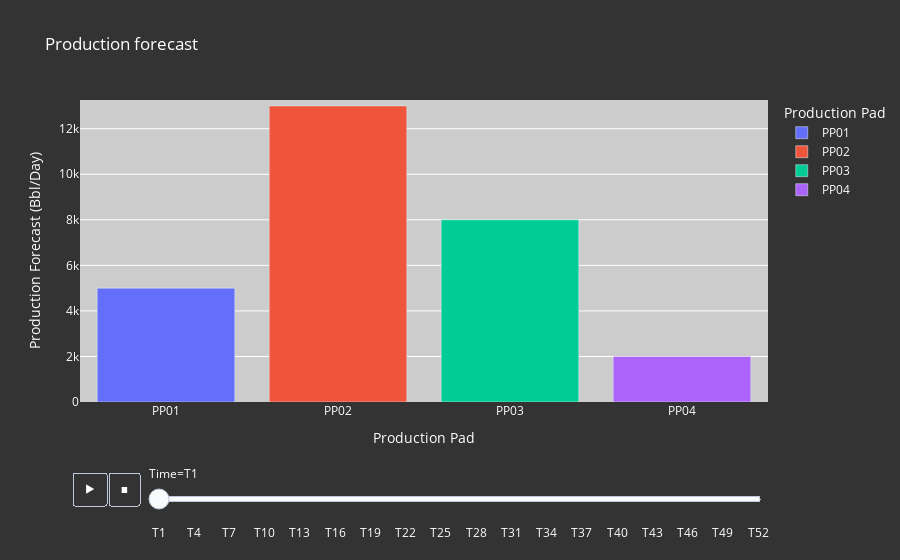

Notebook source saved alongside this figure:
### Markdown cell above
PARETO's `plot_bars` function ([documentation](https://pareto.readthedocs.io/en/latest/utilities/Results.html#plot-bars)) can be used to create bar charts. If the plotted variable is indexed by time, then a dynamic, animated chart is created:

### Code cell
input_data = {"pareto_var": df_parameters["PadRates"],
              "labels": [("Production pad", "Time", "Production forecast (bbl/day)")],
             }
args = {"plot_title": "Production forecast",
        "output_file": "demo_bar.html",
        "print_data": False,
        "jupyter_notebook": True,  # setting this option to True causes the bar chart to appear in the Jupyter notebook
       }
plot_bars(input_data, args)

### Figure 1 — Plotly figure (JSON) as saved in the notebook; plotly's stock layout.template omitted (floating-point values rounded to 4 significant figures)
{"data": [{"alignmentgroup": "True", "hovertemplate": "Production Pad=%{x}<br>Time=T1<br>Production Forecast (Bbl/Day)=%{y}<extra></extra>", "legendgroup": "PP01", "marker": {"color": "#636efa", "pattern": {"shape": ""}}, "name": "PP01", "offsetgroup": "PP01", "orientation": "v", "showlegend": true, "textposition": "auto", "type": "bar", "x": ["PP01"], "xaxis": "x", "y": [5000], "yaxis": "y"}, {"alignmentgroup": "True", "hovertemplate": "Production Pad=%{x}<br>Time=T1<br>Production Forecast (Bbl/Day)=%{y}<extra></extra>", "legendgroup": "PP02", "marker": {"color": "#EF553B", "pattern": {"shape": ""}}, "name": "PP02", "offsetgroup": "PP02", "orientation": "v", "showlegend": true, "textposition": "auto", "type": "bar", "x": ["PP02"], "xaxis": "x", "y": [13000], "yaxis": "y"}, {"alignmentgroup": "True", "hovertemplate": "Production Pad=%{x}<br>Time=T1<br>Production Forecast (Bbl/Day)=%{y}<extra></extra>", "legendgroup": "PP03", "marker": {"color": "#00cc96", "pattern": {"shape": ""}}, "name": "PP03", "offsetgroup": "PP03", "orientation": "v", "showlegend": true, "textposition": "auto", "type": "bar", "x": ["PP03"], "xaxis": "x", "y": [8000], "yaxis": "y"}, {"alignmentgroup": "True", "hovertemplate": "Production Pad=%{x}<br>Time=T1<br>Production Forecast (Bbl/Day)=%{y}<extra></extra>", "legendgroup": "PP04", "marker": {"color": "#ab63fa", "pattern": {"shape": ""}}, "name": "PP04", "offsetgroup": "PP04", "orientation": "v", "showlegend": true, "textposition": "auto", "type": "bar", "x": ["PP04"], "xaxis": "x", "y": [2000], "yaxis": "y"}], "layout": {"barmode": "relative", "font": {"color": "#fff"}, "legend": {"title": {"text": "Production Pad"}, "tracegroupgap": 0}, "paper_bgcolor": "#333", "plot_bgcolor": "#ccc", "sliders": [{"active": 0, "currentvalue": {"prefix": "Time="}, "len": 0.9, "pad": {"b": 10, "t": 60}, "steps": [{"args": [["T1"], {"frame": {"duration": 0, "redraw": true}, "fromcurrent": true, "mode": "immediate", "transition": {"duration": 0, "easing": "linear"}}], "label": "T1", "method": "animate"}, {"args": [["T2"], {"frame": {"duration": 0, "redraw": true}, "fromcurrent": true, "mode": "immediate", "transition": {"duration": 0, "easing": "linear"}}], "label": "T2", "method": "animate"}, {"args": [["T3"], {"frame": {"duration": 0, "redraw": true}, "fromcurrent": true, "mode": "immediate", "transition": {"duration": 0, "easing": "linear"}}], "label": "T3", "method": "animate"}, {"args": [["T4"], {"frame": {"duration": 0, "redraw": true}, "fromcurrent": true, "mode": "immediate", "transition": {"duration": 0, "easing": "linear"}}], "label": "T4", "method": "animate"}, {"args": [["T5"], {"frame": {"duration": 0, "redraw": true}, "fromcurrent": true, "mode": "immediate", "transition": {"duration": 0, "easing": "linear"}}], "label": "T5", "method": "animate"}, {"args": [["T6"], {"frame": {"duration": 0, "redraw": true}, "fromcurrent": true, "mode": "immediate", "transition": {"duration": 0, "easing": "linear"}}], "label": "T6", "method": "animate"}, {"args": [["T7"], {"frame": {"duration": 0, "redraw": true}, "fromcurrent": true, "mode": "immediate", "transition": {"duration": 0, "easing": "linear"}}], "label": "T7", "method": "animate"}, {"args": [["T8"], {"frame": {"duration": 0, "redraw": true}, "fromcurrent": true, "mode": "immediate", "transition": {"duration": 0, "easing": "linear"}}], "label": "T8", "method": "animate"}, {"args": [["T9"], {"frame": {"duration": 0, "redraw": true}, "fromcurrent": true, "mode": "immediate", "transition": {"duration": 0, "easing": "linear"}}], "label": "T9", "method": "animate"}, {"args": [["T10"], {"frame": {"duration": 0, "redraw": true}, "fromcurrent": true, "mode": "immediate", "transition": {"duration": 0, "easing": "linear"}}], "label": "T10", "method": "animate"}, {"args": [["T11"], {"frame": {"duration": 0, "redraw": true}, "fromcurrent": true, "mode": "immediate", "transition": {"duration": 0, "easing": "linear"}}], "label": "T11", "method": "animate"}, {"args": [["T12"], {"frame": {"duration": 0, "redraw": true}, "fromcurrent": true, "mode": "immediate", "transition": {"duration": 0, "easing": "linear"}}], "label": "T12", "method": "animate"}, {"args": [["T13"], {"frame": {"duration": 0, "redraw": true}, "fromcurrent": true, "mode": "immediate", "transition": {"duration": 0, "easing": "linear"}}], "label": "T13", "method": "animate"}, {"args": [["T14"], {"frame": {"duration": 0, "redraw": true}, "fromcurrent": true, "mode": "immediate", "transition": {"duration": 0, "easing": "linear"}}], "label": "T14", "method": "animate"}, {"args": [["T15"], {"frame": {"duration": 0, "redraw": true}, "fromcurrent": true, "mode": "immediate", "transition": {"duration": 0, "easing": "linear"}}], "label": "T15", "method": "animate"}, {"args": [["T16"], {"frame": {"duration": 0, "redraw": true}, "fromcurrent": true, "mode": "immediate", "transition": {"duration": 0, "easing": "linear"}}], "label": "T16", "method": "animate"}, {"args": [["T17"], {"frame": {"duration": 0, "redraw": true}, "fromcurrent": true, "mode": "immediate", "transition": {"duration": 0, "easing": "linear"}}], "label": "T17", "method": "animate"}, {"args": [["T18"], {"frame": {"duration": 0, "redraw": true}, "fromcurrent": true, "mode": "immediate", "transition": {"duration": 0, "easing": "linear"}}], "label": "T18", "method": "animate"}, {"args": [["T19"], {"frame": {"duration": 0, "redraw": true}, "fromcurrent": true, "mode": "immediate", "transition": {"duration": 0, "easing": "linear"}}], "label": "T19", "method": "animate"}, {"args": [["T20"], {"frame": {"duration": 0, "redraw": true}, "fromcurrent": true, "mode": "immediate", "transition": {"duration": 0, "easing": "linear"}}], "label": "T20", "method": "animate"}, {"args": [["T21"], {"frame": {"duration": 0, "redraw": true}, "fromcurrent": true, "mode": "immediate", "transition": {"duration": 0, "easing": "linear"}}], "label": "T21", "method": "animate"}, {"args": [["T22"], {"frame": {"duration": 0, "redraw": true}, "fromcurrent": true, "mode": "immediate", "transition": {"duration": 0, "easing": "linear"}}], "label": "T22", "method": "animate"}, {"args": [["T23"], {"frame": {"duration": 0, "redraw": true}, "fromcurrent": true, "mode": "immediate", "transition": {"duration": 0, "easing": "linear"}}], "label": "T23", "method": "animate"}, {"args": [["T24"], {"frame": {"duration": 0, "redraw": true}, "fromcurrent": true, "mode": "immediate", "transition": {"duration": 0, "easing": "linear"}}], "label": "T24", "method": "animate"}, {"args": [["T25"], {"frame": {"duration": 0, "redraw": true}, "fromcurrent": true, "mode": "immediate", "transition": {"duration": 0, "easing": "linear"}}], "label": "T25", "method": "animate"}, {"args": [["T26"], {"frame": {"duration": 0, "redraw": true}, "fromcurrent": true, "mode": "immediate", "transition": {"duration": 0, "easing": "linear"}}], "label": "T26", "method": "animate"}, {"args": [["T27"], {"frame": {"duration": 0, "redraw": true}, "fromcurrent": true, "mode": "immediate", "transition": {"duration": 0, "easing": "linear"}}], "label": "T27", "method": "animate"}, {"args": [["T28"], {"frame": {"duration": 0, "redraw": true}, "fromcurrent": true, "mode": "immediate", "transition": {"duration": 0, "easing": "linear"}}], "label": "T28", "method": "animate"}, {"args": [["T29"], {"frame": {"duration": 0, "redraw": true}, "fromcurrent": true, "mode": "immediate", "transition": {"duration": 0, "easing": "linear"}}], "label": "T29", "method": "animate"}, {"args": [["T30"], {"frame": {"duration": 0, "redraw": true}, "fromcurrent": true, "mode": "immediate", "transition": {"duration": 0, "easing": "linear"}}], "label": "T30", "method": "animate"}, {"args": [["T31"], {"frame": {"duration": 0, "redraw": true}, "fromcurrent": true, "mode": "immediate", "transition": {"duration": 0, "easing": "linear"}}], "label": "T31", "method": "animate"}, {"args": [["T32"], {"frame": {"duration": 0, "redraw": true}, "fromcurrent": true, "mode": "immediate", "transition": {"duration": 0, "easing": "linear"}}], "label": "T32", "method": "animate"}, {"args": [["T33"], {"frame": {"duration": 0, "redraw": true}, "fromcurrent": true, "mode": "immediate", "transition": {"duration": 0, "easing": "linear"}}], "label": "T33", "method": "animate"}, {"args": [["T34"], {"frame": {"duration": 0, "redraw": true}, "fromcurrent": true, "mode": "immediate", "transition": {"duration": 0, "easing": "linear"}}], "label": "T34", "method": "animate"}, {"args": [["T35"], {"frame": {"duration": 0, "redraw": true}, "fromcurrent": true, "mode": "immediate", "transition": {"duration": 0, "easing": "linear"}}], "label": "T35", "method": "animate"}, {"args": [["T36"], {"frame": {"duration": 0, "redraw": true}, "fromcurrent": true, "mode": "immediate", "transition": {"duration": 0, "easing": "linear"}}], "label": "T36", "method": "animate"}, {"args": [["T37"], {"frame": {"duration": 0, "redraw": true}, "fromcurrent": true, "mode": "immediate", "transition": {"duration": 0, "easing": "linear"}}], "label": "T37", "method": "animate"}, {"args": [["T38"], {"frame": {"duration": 0, "redraw": true}, "fromcurrent": true, "mode": "immediate", "transition": {"duration": 0, "easing": "linear"}}], "label": "T38", "method": "animate"}, {"args": [["T39"], {"frame": {"duration": 0, "redraw": true}, "fromcurrent": true, "mode": "immediate", "transition": {"duration": 0, "easing": "linear"}}], "label": "T39", "method": "animate"}, {"args": [["T40"], {"frame": {"duration": 0, "redraw": true}, "fromcurrent": true, "mode": "immediate", "transition": {"duration": 0, "easing": "linear"}}], "label": "T40", "method": "animate"}, {"args": [["T41"], {"frame": {"duration": 0, "redraw": true}, "fromcurrent": true, "mode": "immediate", "transition": {"duration": 0, "easing": "linear"}}], "label": "T41", "method": "animate"}, {"args": [["T42"], {"frame": {"duration": 0, "redraw": true}, "fromcurrent": true, "mode": "immediate", "transition": {"duration": 0, "easing": "linear"}}], "label": "T42", "method": "animate"}, {"args": [["T43"], {"frame": {"duration": 0, "redraw": true}, "fromcurrent": true, "mode": "immediate", "transition": {"duration": 0, "easing": "linear"}}], "label": "T43", "method": "animate"}, {"args": [["T44"], {"frame": {"duration": 0, "redraw": true}, "fromcurrent": true, "mode": "immediate", "transition": {"duration": 0, "easing": "linear"}}], "label": "T44", "method": "animate"}, {"args": [["T45"], {"frame": {"duration": 0, "redraw": true}, "fromcurrent": true, "mode": "immediate", "transition": {"duration": 0, "easing": "linear"}}], "label": "T45", "method": "animate"}, {"args": [["T46"], {"frame": {"duration": 0, "redraw": true}, "fromcurrent": true, "mode": "immediate", "transition": {"duration": 0, "easing": "linear"}}], "label": "T46", "method": "animate"}, {"args": [["T47"], {"frame": {"duration": 0, "redraw": true}, "fromcurrent": true, "mode": "immediate", "transition": {"duration": 0, "easing": "linear"}}], "label": "T47", "method": "animate"}, {"args": [["T48"], {"frame": {"duration": 0, "redraw": true}, "fromcurrent": true, "mode": "immediate", "transition": {"duration": 0, "easing": "linear"}}], "label": "T48", "method": "animate"}, {"args": [["T49"], {"frame": {"duration": 0, "redraw": true}, "fromcurrent": true, "mode": "immediate", "transition": {"duration": 0, "easing": "linear"}}], "label": "T49", "method": "animate"}, {"args": [["T50"], {"frame": {"duration": 0, "redraw": true}, "fromcurrent": true, "mode": "immediate", "transition": {"duration": 0, "easing": "linear"}}], "label": "T50", "method": "animate"}, {"args": [["T51"], {"frame": {"duration": 0, "redraw": true}, "fromcurrent": true, "mode": "immediate", "transition": {"duration": 0, "easing": "linear"}}], "label": "T51", "method": "animate"}, {"args": [["T52"], {"frame": {"duration": 0, "redraw": true}, "fromcurrent": true, "mode": "immediate", "transition": {"duration": 0, "easing": "linear"}}], "label": "T52", "method": "animate"}], "x": 0.1, "xanchor": "left", "y": 0, "yanchor": "top"}], "title": {"text": "Production forecast"}, "updatemenus": [{"buttons": [{"args": [null, {"frame": {"duration": 800, "redraw": false}, "fromcurrent": true, "mode": "immediate", "transition": {"duration": 1000, "easing": "linear"}}], "label": "&#9654;", "method": "animate"}, {"args": [[null], {"frame": {"duration": 0, "redraw": true}, "fromcurrent": true, "mode": "immediate", "transition": {"duration": 0, "easing": "linear"}}], "label": "&#9724;", "method": "animate"}], "direction": "left", "pad": {"r": 10, "t": 70}, "showactive": false, "type": "buttons", "x": 0.1, "xanchor": "right", "y": 0, "yanchor": "top"}], "xaxis": {"anchor": "y", "categoryarray": ["PP01", "PP02", "PP03", "PP04"], "categoryorder": "array", "domain": [0, 1], "title": {"text": "Production Pad"}}, "yaxis": {"anchor": "x", "domain": [0, 1], "range": [1, 13260], "title": {"text": "Production Forecast (Bbl/Day)"}}}}
